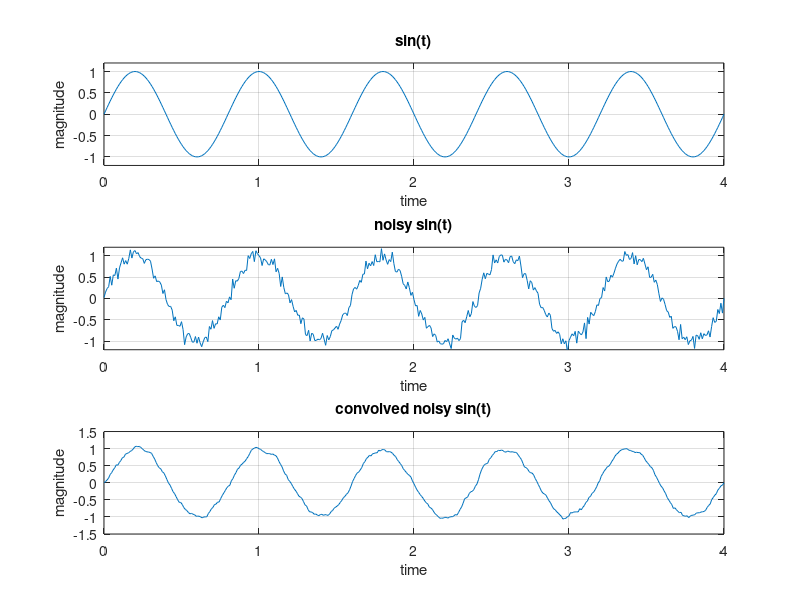

Recreate this plot in MATLAB.
clear;clc
close all
%% part a
% this part we define a simple sin function
t=0:0.01:4;
x=sin(2.5*pi*t);
subplot(3,1,1)
plot(t,x)
title('sin(t)')
grid on
ylim([-1.2,1.2]);
xlabel('time');
ylabel('magnitude');
%% part b
% in this part we must put awgn noise on the sin function
y=awgn(x,20);
subplot(3,1,2);
plot(t,y)
title('noisy sin(t)')
grid on
ylim([-1.2,1.2]);
xlabel('time');
ylabel('magnitude');
%% part c
% in this part we use the conv function to get red on some of the noises
m=0.2*ones(1,5);
z=conv(m,y);
n=(1/101)*(0:1:length(x)+length(m)-2);
subplot(3,1,3);
plot(n,z)
title('convolved noisy sin(t)')
grid on
xlim([0,4]);
xlabel('time');
ylabel('magnitude');

